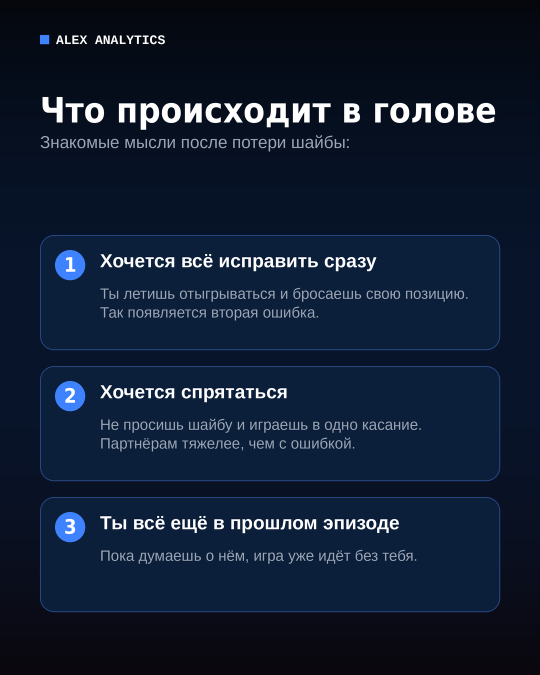
#> input picture posts/2026-10-17_oshibka/02_video.png, 1080 x 1350 px, given in place of 45b62a66-image.png, which was not available (shown at 1/2 size)
$ python build8.py
#> lines starting #> are read from the running program, lines starting #| are printed output that depends on the picture; pictures that were not available may be replaced by others from this repository, and a replacement may not be noted
from PIL import Image, ImageDraw, ImageFont, ImageFilter
import os

SRC = "/root/.claude/uploads/5ac0a329-489a-5db8-a7dc-75f4dd690dba/45b62a66-image.png"
OUT = "/mnt/user-data/outputs/alex_analytics_carousel_07"
FH = "/usr/share/fonts/truetype/dejavu/DejaVuSansCondensed-Bold.ttf"
FB = "/usr/share/fonts/truetype/liberation/LiberationSans-Regular.ttf"
FBB = "/usr/share/fonts/truetype/liberation/LiberationSans-Bold.ttf"
FM = "/usr/share/fonts/truetype/liberation/LiberationMono-Bold.ttf"
BLUE = (45, 107, 255)
S = 2

big = Image.open(SRC).convert("RGB")
#> big is the input picture: PIL image 1080x1350 RGB; mean R, G, B 17.5, 30.1, 50.4
QW, QH = 1849, 2297
origins = {1: (0, 0), 2: (1863, 0), 3: (0, 2311), 4: (1863, 2311)}
zones_rel = {1: (97, 1709, 1752, 2197), 2: (95, 1709, 1751, 2197), 3: (97, 1734, 1760, 2213), 4: (94, 1734, 1750, 2211)}
k = 1350 / QH
cropx = (QW * k - 1080) / 2

def photo(n):
#> called with n = 1
    ox, oy = origins[n]
    q = big.crop((ox, oy, ox + QW, oy + QH)).resize((round(QW * k), 1350), Image.LANCZOS)
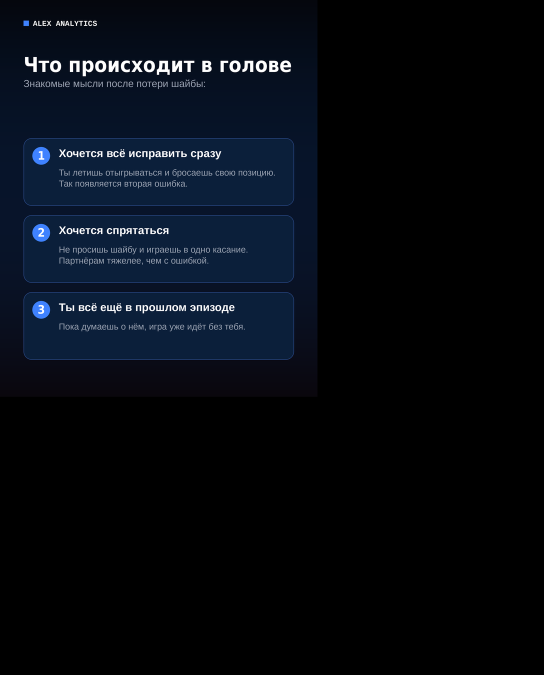
#> q: PIL image 1087x1350 RGB (shown at 1/2 size); mean R, G, B 6, 10.3, 17.3
    left = round(cropx)
    return q.crop((left, 0, left + 1080, 1350))

def zone(n):
    x0, y0, x1, y1 = zones_rel[n]
    return (x0 * k - cropx, y0 * k, x1 * k - cropx, y1 * k)

def font(p, s): return ImageFont.truetype(p, int(s * S))

def fit_font(path, lines, maxw, start, minsize=30):
#> called with maxw = 904.7, start = 56, minsize = 30
    s = start
    while s > minsize and max(font(path, s).getlength(l) for l in lines) > maxw * S:
        s -= 1
    return font(path, s), s

def wrap(text, f, maxw):
    words, out, cur = text.split(), [], ""
    for w in words:
        t = (cur + " " + w).strip()
        if f.getlength(t) <= maxw * S: cur = t
        else: out.append(cur); cur = w
    if cur: out.append(cur)
    return out

def render(n, title_lines, sub=None, cta=None, nick=None, title_size=54, sub_size=29):
    img = photo(n).convert("RGBA")
    x0, y0, x1, y1 = zone(n)
    pad = 34
    maxw = (x1 - x0) - 2 * pad
    ft, st = fit_font(FH, title_lines, maxw, title_size)
    blocks = []  # (kind, text, font, height)
    for l in title_lines:
        blocks.append(("t", l, ft, st * 1.12))
    gap = 12
    if sub:
        fs = font(FB, sub_size)
        for l in wrap(sub, fs, maxw):
            blocks.append(("s", l, fs, sub_size * 1.26))
    pill_h = 0
    if cta:
        pill_h = 52
    if nick:
        pass
    total = sum(b[3] for b in blocks) + (gap if sub else 0)
    if cta: total += 14 + pill_h
    if nick: total += 12 + 26
    zy = (y0 + y1) / 2 - total / 2
    layer = Image.new("RGBA", (1080 * S, 1350 * S), (0, 0, 0, 0))
#> layer: PIL image 2160x2700 RGBA; every value is 0
    shadow = Image.new("RGBA", (1080 * S, 1350 * S), (0, 0, 0, 0))
    d = ImageDraw.Draw(layer); sd = ImageDraw.Draw(shadow)
    y = zy
    first_sub = True
    for kind, txt, f, h in blocks:
        if kind == "s" and first_sub:
            y += gap; first_sub = False
        for dr, col, off in ((sd, (0, 0, 0, 170), 3), (d, (255, 255, 255, 255), 0)):
            dr.text(((x0 + pad) * S, (y + off) * S), txt, font=f, fill=col, anchor="la")
        y += h
    if cta:
        y += 14
        fc = font(FH, 30)
        w = fc.getlength(cta) / S + 56
        d.rounded_rectangle([(x0 + pad) * S, y * S, (x0 + pad + w) * S, (y + pill_h) * S], radius=int(26 * S), fill=BLUE + (255,))
        d.text(((x0 + pad + w / 2) * S, (y + pill_h / 2 + 1) * S), cta, font=fc, fill=(255, 255, 255, 255), anchor="mm")
        y += pill_h
    if nick:
        y += 12
        fn = font(FM, 24)
        for dr, col, off in ((sd, (0, 0, 0, 170), 2), (d, (255, 255, 255, 255), 0)):
            dr.text(((x0 + pad) * S, (y + off) * S), nick, font=fn, fill=col, anchor="la")
    shadow = shadow.filter(ImageFilter.GaussianBlur(S * 2))
    comp = Image.alpha_composite(shadow.resize((1080, 1350), Image.LANCZOS), layer.resize((1080, 1350), Image.LANCZOS))
    out = Image.alpha_composite(img, comp).convert("RGB")
    return out, (round(x0), round(y0), round(x1), round(y1)), total

res = {}
res[1] = render(1, ["ПОЧЕМУ ОДНИ ИГРОКИ", "ВСЕГДА НА ШАГ ВПЕРЕДИ?"], "Они видят игру до того, как шайба приходит к ним.", title_size=56)
res[2] = render(2, ["ПОСМОТРИ ДО ШАЙБЫ,", "А НЕ ПОСЛЕ ПОЛУЧЕНИЯ"], "Перед передачей найди партнёров, соперника и свободное место.", title_size=54, sub_size=28)
#> in photo (call 2), `q = big.crop((ox, oy, ox + QW, oy + QH)).resize((round(QW * k), 1350),..`: q: PIL image 1087x1350 RGB; every value is 0
#> in photo (call 2), `return q.crop((left, 0, left + 1080, 1350))`: returned value: PIL image 1080x1350 RGB; every value is 0
res[3] = render(3, ["ТРЕНЕР ВИДИТ", "НЕ ТОЛЬКО ШАЙБУ"], "Позиция, дистанции и решения без шайбы входят в оценку игрока.", title_size=56, sub_size=28)
#> call 3 of render, with n = 3, title_size = 56, sub_size = 28
#> in render (call 3), `shadow = shadow.filter(ImageFilter.GaussianBlur(S * 2))`:
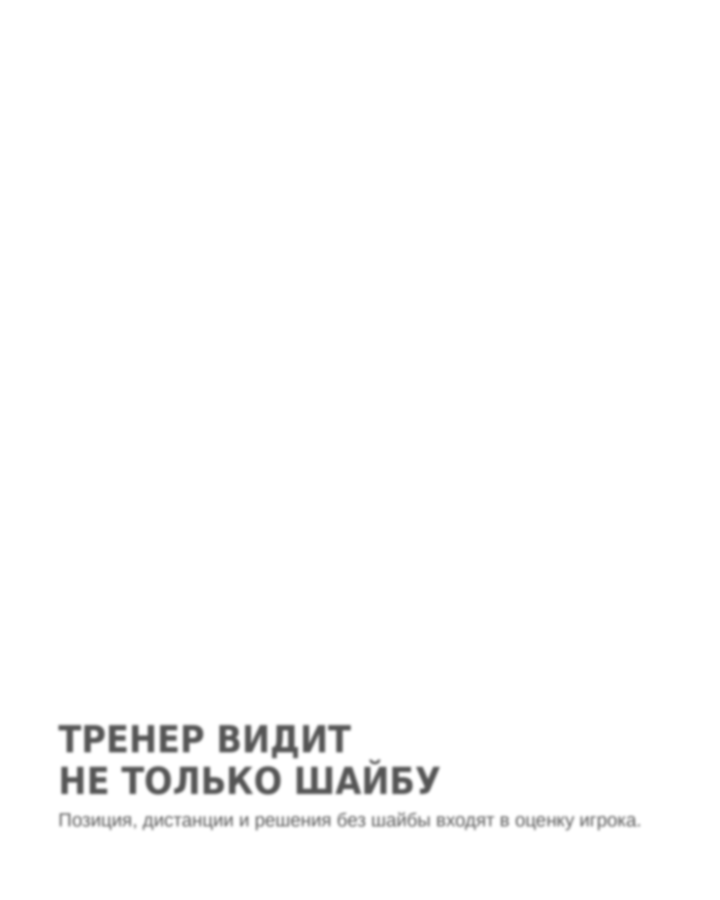
#> shadow: PIL image 2160x2700 RGBA (shown at 1/3 size); mean R, G, B, A 0, 0, 0, 2.9; transparent parts drawn white
#> in render (call 3), `comp = Image.alpha_composite(shadow.resize((1080, 1350), Image.LANCZOS..`:
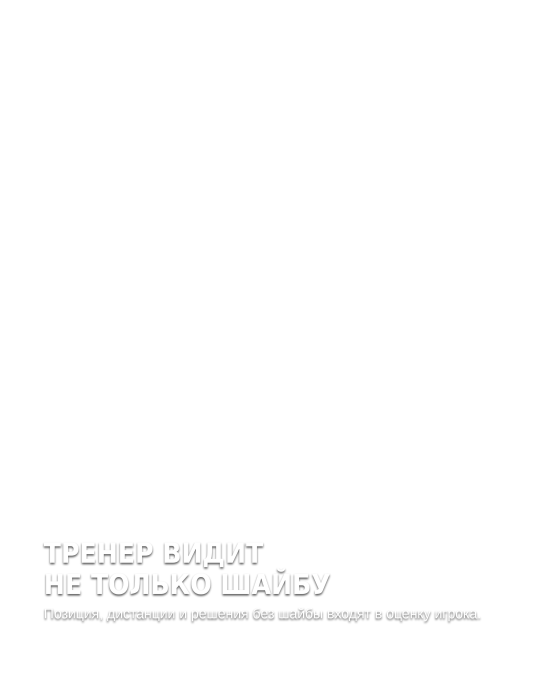
#> comp: PIL image 1080x1350 RGBA (shown at 1/2 size); mean R, G, B, A 5.2, 5.2, 5.2, 5.4; transparent parts drawn white
#> in render (call 3), `out = Image.alpha_composite(img, comp).convert("RGB")`:
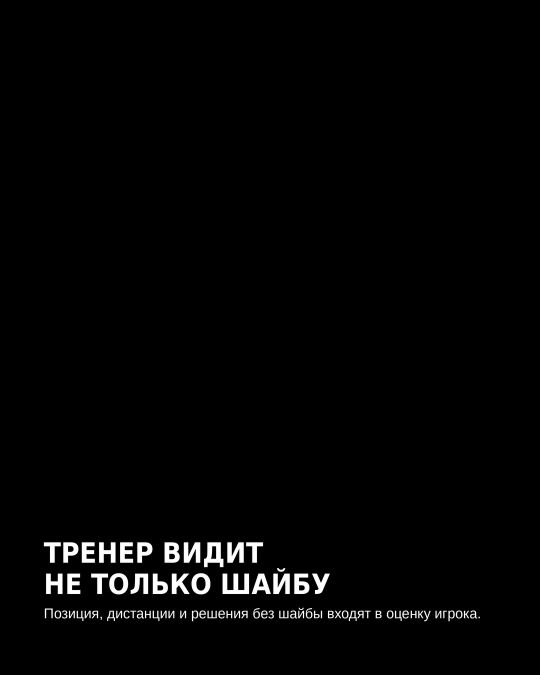
#> out: PIL image 1080x1350 RGB (shown at 1/2 size); min 0, max 255, mean 4.4
res[4] = render(4, ["ПРОВЕРЬ СВОЮ СМЕНУ"], "Поставь паузу перед шайбой: что ты видел вокруг?", cta="НАПИШИ «ИГРА» В ДИРЕКТ", nick="@alex__analytics", title_size=54, sub_size=28)
#> call 4 of render, with n = 4, cta = 'НАПИШИ «ИГРА» В ДИРЕКТ', nick = '@alex__analytics', title_size = 54, sub_size = 28
#> the loop in render (call 4), `for dr, col, off in ((sd, (0, 0, 0, 170), 2), (d, (255, 255, 255, 255)..` made 2 passes
#> (col, off) on passes 1 to 2: ((0, 0, 0, 170), 2), ((255, 255, 255, 255), 0)
#> in render (call 4), `shadow = shadow.filter(ImageFilter.GaussianBlur(S * 2))`:
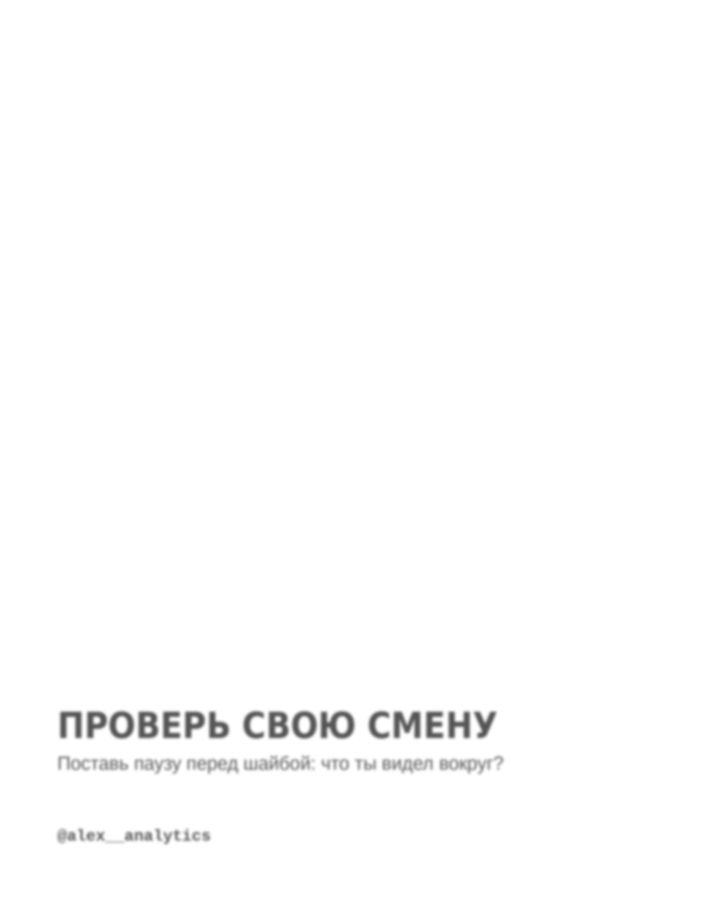
#> shadow: PIL image 2160x2700 RGBA (shown at 1/3 size); mean R, G, B, A 0, 0, 0, 2.1; transparent parts drawn white
#> in render (call 4), `comp = Image.alpha_composite(shadow.resize((1080, 1350), Image.LANCZOS..`:
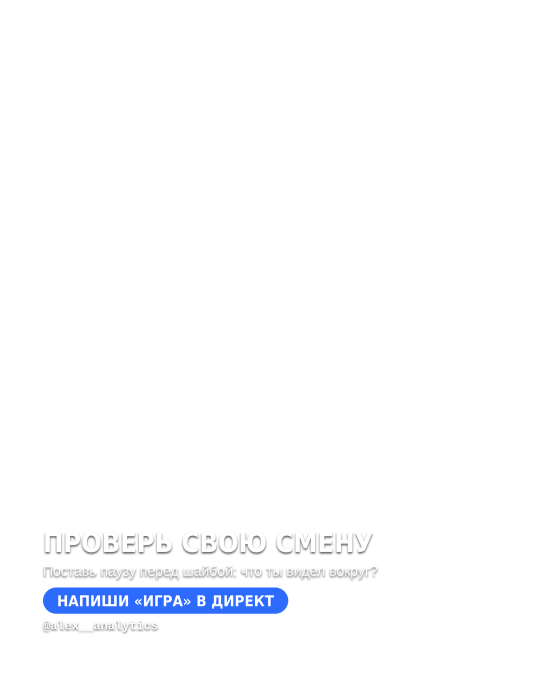
#> comp: PIL image 1080x1350 RGBA (shown at 1/2 size); mean R, G, B, A 5.2, 6.1, 8.4, 8.3; transparent parts drawn white
#> in render (call 4), `out = Image.alpha_composite(img, comp).convert("RGB")`:
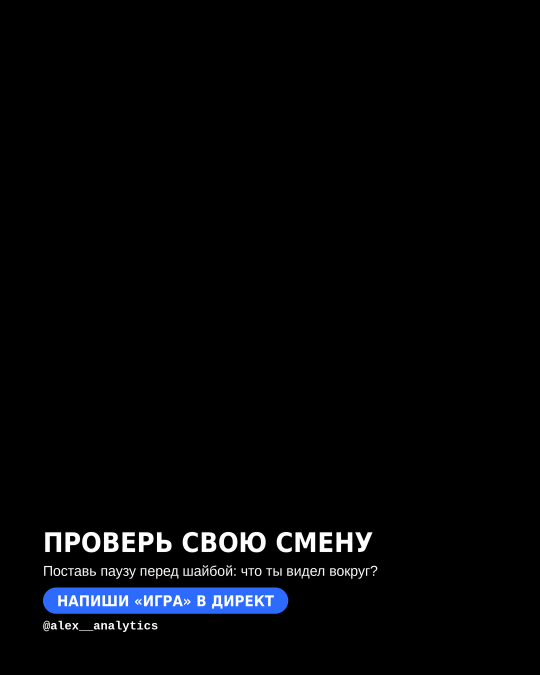
#> out: PIL image 1080x1350 RGB (shown at 1/2 size); mean R, G, B 4.5, 5.4, 7.5
names = {1: "01_cover.png", 2: "02_scan.png", 3: "03_coach.png", 4: "04_cta.png"}
for n, (im, z, tot) in res.items():
    im.save(os.path.join(OUT, names[n]), "PNG")
    print(n, im.size, "zone", z, "zone_h", z[3] - z[1], "text_h", round(tot))
#> this loop made 4 passes
#> (z, tot) on passes 1 to 4: ((54, 1004, 1026, 1291), 174), ((52, 1004, 1026, 1291), 168.2), ((54, 1019, 1031, 1301), 172.7), ((52, 1019, 1025, 1299), 211.8)
#| 1 (1080, 1350) zone (54, 1004, 1026, 1291) zone_h 287 text_h 174
#| 2 (1080, 1350) zone (52, 1004, 1026, 1291) zone_h 287 text_h 168
#| 3 (1080, 1350) zone (54, 1019, 1031, 1301) zone_h 282 text_h 173
#| 4 (1080, 1350) zone (52, 1019, 1025, 1299) zone_h 280 text_h 212

$ run again, on posts/2026-10-17_oshibka/03_moments.png
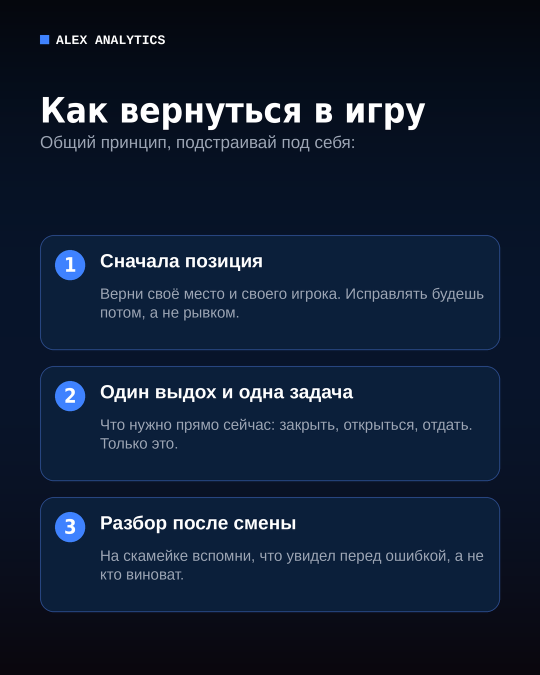
#> input picture posts/2026-10-17_oshibka/03_moments.png, 1080 x 1350 px, given in place of 45b62a66-image.png, which was not available (shown at 1/2 size)
#> big is the input picture: PIL image 1080x1350 RGB; mean R, G, B 16.6, 29.2, 49.6
#> in photo, `q = big.crop((ox, oy, ox + QW, oy + QH)).resize((round(QW * k), 1350),..`:
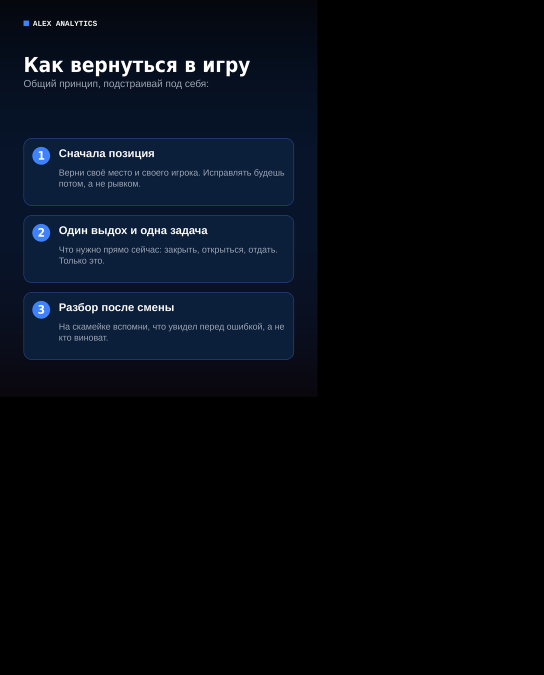
#> q: PIL image 1087x1350 RGB (shown at 1/2 size); mean R, G, B 5.7, 10, 17
#> layer: PIL image 2160x2700 RGBA; every value is 0
#> in render, `out = Image.alpha_composite(img, comp).convert("RGB")`:
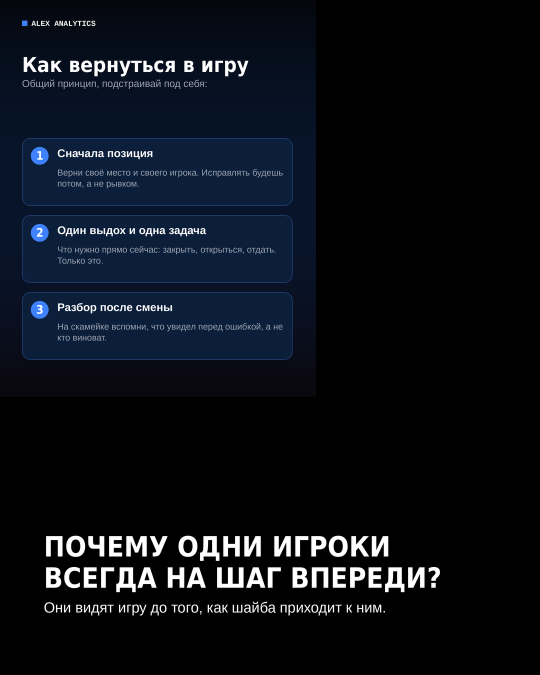
#> out: PIL image 1080x1350 RGB (shown at 1/2 size); mean R, G, B 11.6, 15.9, 22.9
#> q: PIL image 1087x1350 RGB; every value is 0
#> the loop `for n, (im, z, tot) in res.items():` made 4 passes
#> (z, tot) on passes 1 to 4: ((54, 1004, 1026, 1291), 174), ((52, 1004, 1026, 1291), 168.2), ((54, 1019, 1031, 1301), 172.7), ((52, 1019, 1025, 1299), 211.8)
#> (printed output is left out)
